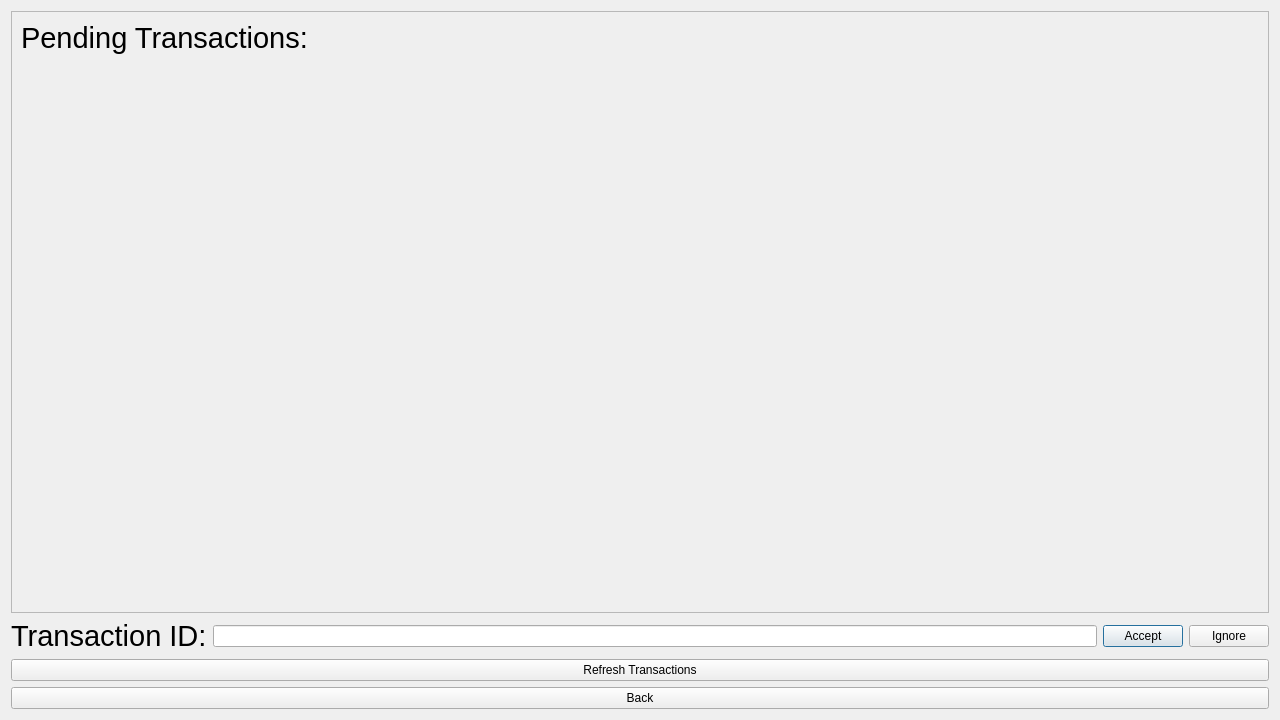
<?xml version="1.0" encoding="UTF-8"?>
<ui version="4.0">
 <class>pendingTransactionsWindow</class>
 <widget class="QDialog" name="pendingTransactionsWindow">
  <property name="geometry">
   <rect>
    <x>0</x>
    <y>0</y>
    <width>1280</width>
    <height>720</height>
   </rect>
  </property>
  <property name="windowTitle">
   <string>Dialog</string>
  </property>
  <layout class="QVBoxLayout" name="verticalLayout">
   <item>
    <widget class="QScrollArea" name="scrollArea">
     <property name="widgetResizable">
      <bool>true</bool>
     </property>
     <property name="alignment">
      <set>Qt::AlignLeading|Qt::AlignLeft|Qt::AlignVCenter</set>
     </property>
     <widget class="QWidget" name="scrollAreaWidgetContents">
      <property name="geometry">
       <rect>
        <x>0</x>
        <y>0</y>
        <width>1260</width>
        <height>588</height>
       </rect>
      </property>
      <layout class="QVBoxLayout" name="verticalLayout_2">
       <item alignment="Qt::AlignLeft|Qt::AlignTop">
        <widget class="QLabel" name="label">
         <property name="font">
          <font>
           <pointsize>22</pointsize>
          </font>
         </property>
         <property name="text">
          <string>Pending Transactions:</string>
         </property>
        </widget>
       </item>
      </layout>
     </widget>
    </widget>
   </item>
   <item>
    <layout class="QHBoxLayout" name="horizontalLayout">
     <item>
      <widget class="QLabel" name="label_2">
       <property name="font">
        <font>
         <pointsize>22</pointsize>
        </font>
       </property>
       <property name="text">
        <string>Transaction ID:</string>
       </property>
      </widget>
     </item>
     <item>
      <widget class="QLineEdit" name="lineEdit"/>
     </item>
     <item>
      <widget class="QPushButton" name="pushButton_2">
       <property name="text">
        <string>Accept</string>
       </property>
      </widget>
     </item>
     <item>
      <widget class="QPushButton" name="pushButton_3">
       <property name="text">
        <string>Ignore</string>
       </property>
      </widget>
     </item>
    </layout>
   </item>
   <item>
    <widget class="QPushButton" name="pushButton_4">
     <property name="text">
      <string>Refresh Transactions</string>
     </property>
    </widget>
   </item>
   <item>
    <widget class="QPushButton" name="pushButton">
     <property name="text">
      <string>Back</string>
     </property>
    </widget>
   </item>
  </layout>
 </widget>
 <resources/>
 <connections/>
</ui>
